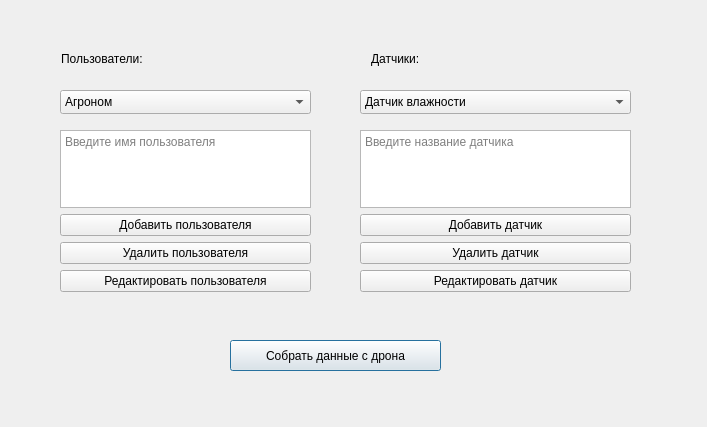
<?xml version="1.0" encoding="UTF-8"?>
<ui version="4.0">
 <class>admin</class>
 <widget class="QDialog" name="admin">
  <property name="geometry">
   <rect>
    <x>0</x>
    <y>0</y>
    <width>707</width>
    <height>427</height>
   </rect>
  </property>
  <property name="windowTitle">
   <string>Dialog</string>
  </property>
  <widget class="QPushButton" name="pushButton">
   <property name="geometry">
    <rect>
     <x>230</x>
     <y>340</y>
     <width>211</width>
     <height>31</height>
    </rect>
   </property>
   <property name="text">
    <string>Собрать данные с дрона</string>
   </property>
  </widget>
  <widget class="QLabel" name="label">
   <property name="geometry">
    <rect>
     <x>61</x>
     <y>51</y>
     <width>81</width>
     <height>16</height>
    </rect>
   </property>
   <property name="text">
    <string>Пользователи:</string>
   </property>
  </widget>
  <widget class="QLabel" name="label_2">
   <property name="geometry">
    <rect>
     <x>371</x>
     <y>51</y>
     <width>49</width>
     <height>16</height>
    </rect>
   </property>
   <property name="text">
    <string>Датчики:</string>
   </property>
  </widget>
  <widget class="QWidget" name="layoutWidget">
   <property name="geometry">
    <rect>
     <x>360</x>
     <y>130</y>
     <width>271</width>
     <height>162</height>
    </rect>
   </property>
   <layout class="QVBoxLayout" name="verticalLayout_2">
    <item>
     <widget class="QTextEdit" name="textEdit_2">
      <property name="placeholderText">
       <string>Введите название датчика</string>
      </property>
     </widget>
    </item>
    <item>
     <widget class="QPushButton" name="pushButton_5">
      <property name="text">
       <string>Добавить датчик</string>
      </property>
     </widget>
    </item>
    <item>
     <widget class="QPushButton" name="pushButton_6">
      <property name="text">
       <string>Удалить датчик</string>
      </property>
     </widget>
    </item>
    <item>
     <widget class="QPushButton" name="pushButton_7">
      <property name="text">
       <string>Редактировать датчик</string>
      </property>
     </widget>
    </item>
   </layout>
  </widget>
  <widget class="QComboBox" name="comboBox">
   <property name="geometry">
    <rect>
     <x>60</x>
     <y>90</y>
     <width>251</width>
     <height>24</height>
    </rect>
   </property>
   <item>
    <property name="text">
     <string>Агроном</string>
    </property>
   </item>
  </widget>
  <widget class="QComboBox" name="comboBox_2">
   <property name="geometry">
    <rect>
     <x>360</x>
     <y>90</y>
     <width>271</width>
     <height>24</height>
    </rect>
   </property>
   <item>
    <property name="text">
     <string>Датчик влажности</string>
    </property>
   </item>
  </widget>
  <widget class="QWidget" name="">
   <property name="geometry">
    <rect>
     <x>60</x>
     <y>130</y>
     <width>251</width>
     <height>162</height>
    </rect>
   </property>
   <layout class="QVBoxLayout" name="verticalLayout">
    <item>
     <widget class="QTextEdit" name="textEdit">
      <property name="placeholderText">
       <string>Введите имя пользователя</string>
      </property>
     </widget>
    </item>
    <item>
     <widget class="QPushButton" name="pushButton_2">
      <property name="text">
       <string>Добавить пользователя</string>
      </property>
     </widget>
    </item>
    <item>
     <widget class="QPushButton" name="pushButton_3">
      <property name="text">
       <string>Удалить пользователя</string>
      </property>
     </widget>
    </item>
    <item>
     <widget class="QPushButton" name="pushButton_4">
      <property name="text">
       <string>Редактировать пользователя</string>
      </property>
     </widget>
    </item>
   </layout>
  </widget>
 </widget>
 <resources/>
 <connections/>
</ui>
